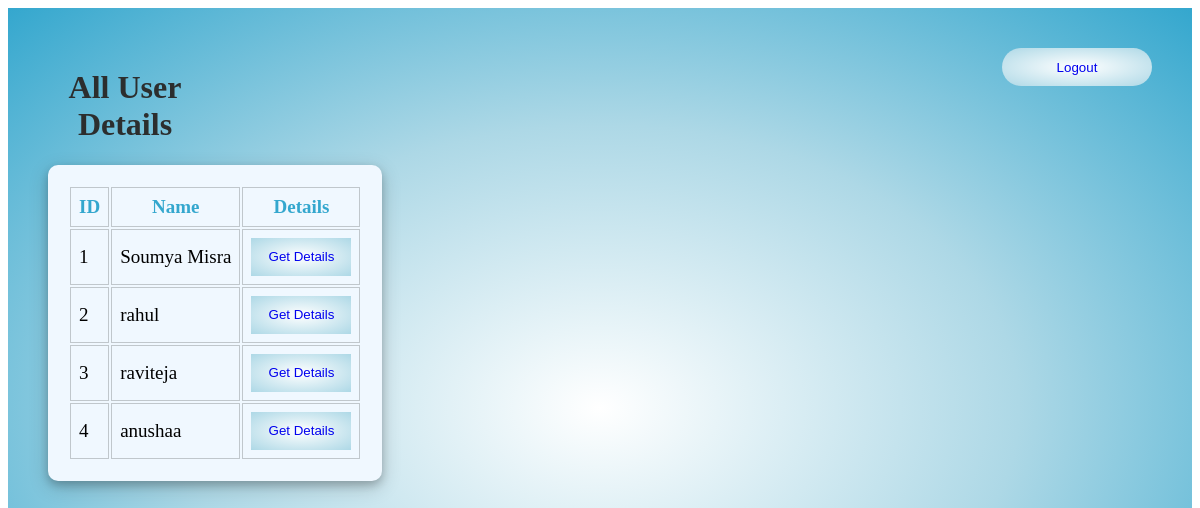
The app's page /app/home/details/, older data.
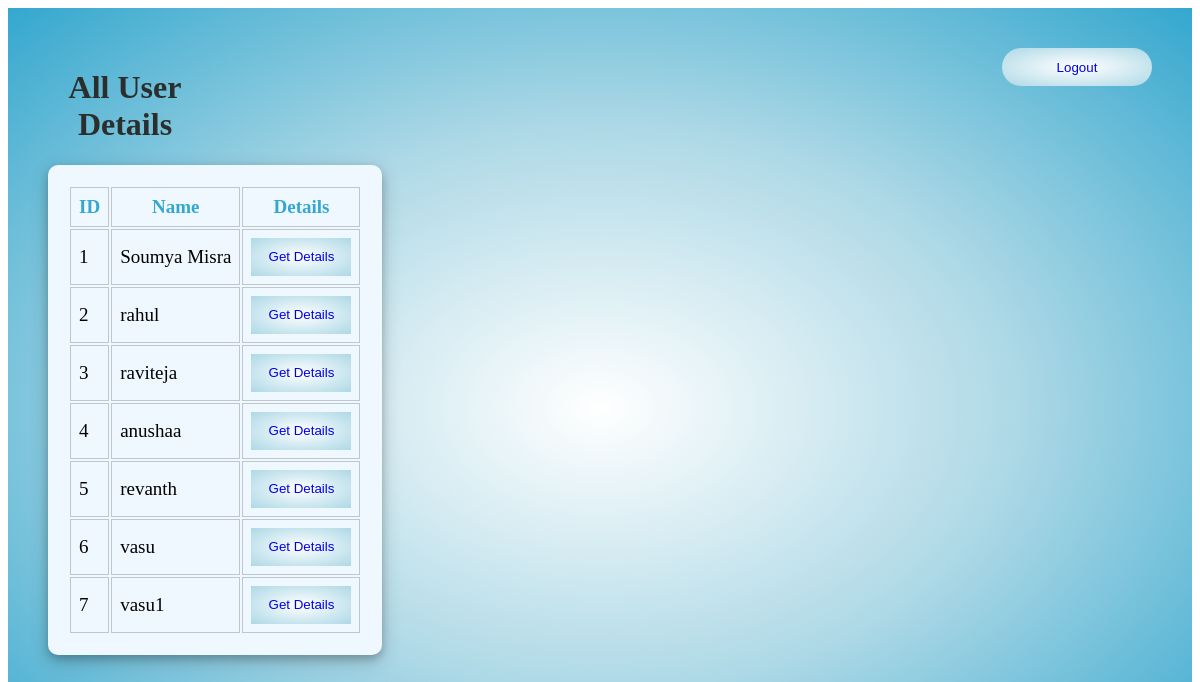
The same page, newer data.
### student_management_app/models.py (models this page shows)
class User(models.Model):
    name=models.CharField(max_length=50)
    email=models.EmailField(unique=True)
    gender=models.CharField(max_length=6)
    phoneNumber=models.BigIntegerField(max_length=10)
    Qualification = models.CharField(max_length=20)
    Address = models.TextField(max_length=120)
    username = models.CharField(max_length=30,unique=True)
    password=models.CharField(max_length=100)
    image = models.ImageField(upload_to='images',default="C:/Users/ssadula/Pictures/StudentManagamentProject/media/images/p1.png")

### student_management_app/views.py (the view)
# urls.py: path('home/details/',views.allUsersDetails),
def allUsersDetails(request):
    all_users = User.objects.all()
    context = {
        'users': all_users
    }
    return render(request,"summaryPage.html",context)

### student_management_app/Templates/summaryPage.html (shortened to what this page needs)
<!DOCTYPE html>
<html lang="en">
<head>
</head>
<body>
    <div class="whole-page">
        <div class="top">
            <h1>All User Details</h1>
            <div class="home-page-end">
                <button type="submit" class="logout-button"><a href="http://127.0.0.1:8000/app/Home/">Logout</a></button>
            </div>
        </div>
        <div class="table-style">
            <table>
                <tr>
                    <th>ID</th>
                    <th>Name</th>
                    <th>Details</th>
                </tr>
                {% for user in users %}
                <tr>
                    <td>{{user.id}}</td>
                    <td>{{user.name}}</td>
                    <td><button class="logout-button get-detail"><a href="home/details/{{user.id}}/">Get Details</a></button></td>
                </tr>
                {% endfor %}
            </table>
        </div>
    </div>
</body>
</html>

Row changes from the older to the newer data that the page shows:
added User: id "5", name "revanth"
added User: id "6", name "vasu"
added User: id "7", name "vasu1"
